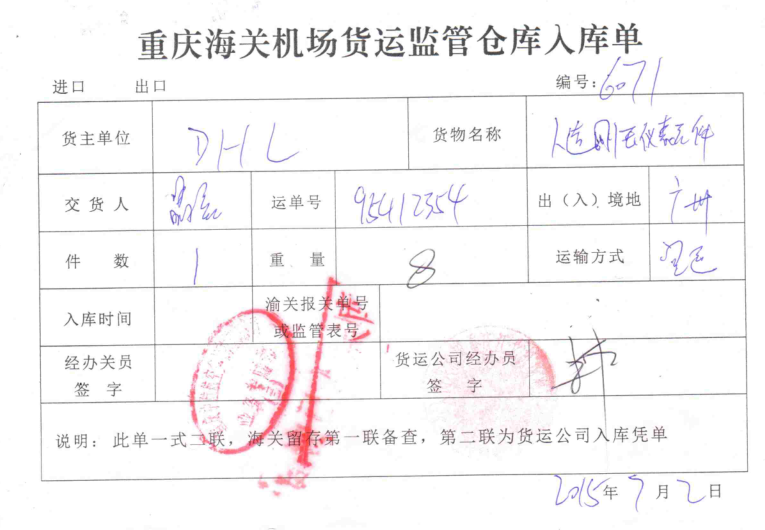
#> input picture test_data/corr_test_4.png, 765 x 530 px
$ python -i image_deal_test.py   (imports and definitions only)
#> lines starting #> are read from the running program, lines starting #| are printed output that depends on the picture; after the words box and inside, x2 and y2 are one past the last pixel; in counts of white or black regions, pixels touching at a corner belong together
#> further down, picture is the input picture: shape (530, 765, 3); mean B, G, R 246, 245.1, 247.2
# encoding: utf-8

import cv2
from PIL import Image
import matplotlib.pyplot as plt

import math
import random
import numpy as np
from scipy import misc, ndimage


def image_crop(Image, topX, topY, Width, Height):
    #box = (topX, topY, topX + Width, topY + Height)
    #region = Image.crop(box)
    region = Image[topY:topY+Height, topX:topX+Width]
    print(region.shape)
    return region


def image_correction(Image):
    gray = cv2.cvtColor(Image,cv2.COLOR_BGR2GRAY)
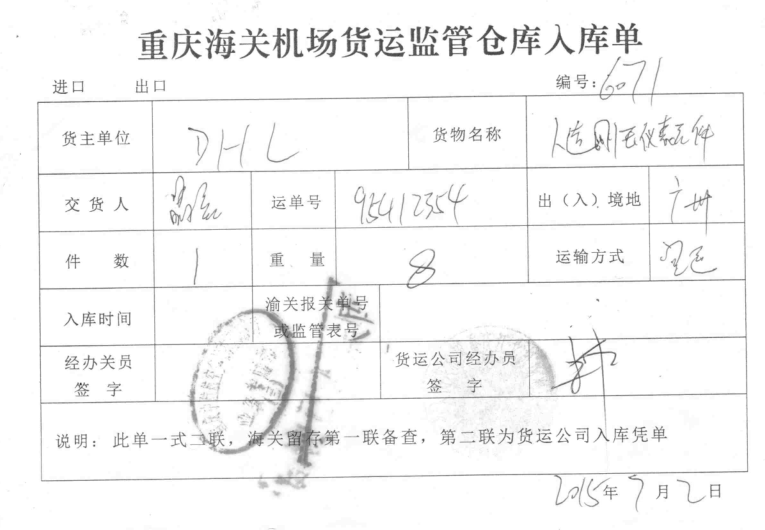
#> gray: shape (530, 765); min 62, max 255, mean 245.8
    blurred = cv2.GaussianBlur(gray, (5,5),0)
    edges = cv2.Canny(blurred,50,150)
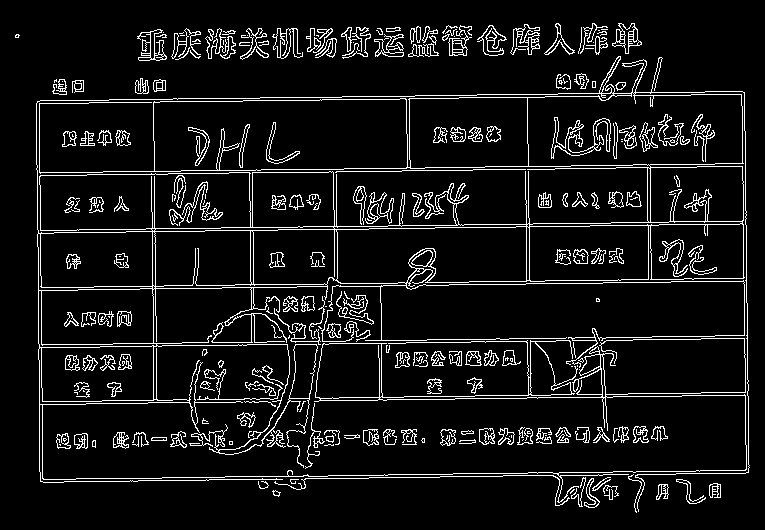
#> edges: shape (530, 765); 8.1% white in thin lines or dots, all inside (x1, y1, x2, y2) = (15, 23, 750, 513)
    lines = cv2.HoughLines(edges,1,np.pi/180,0)
    print(lines.shape)
#| (20015, 1, 2)
    rotate_angle= 0
    for rho,theta in lines[0]:
        a = np.cos(theta)
        b = np.sin(theta)
        x0 = a*rho
        y0 = b*rho
        x1 = int(x0 + 1000*(-b))
        y1 = int(y0 + 1000*(a))
        x2 = int(x0 - 1000*(-b))
        y2 = int(y0 - 1000*(a))
        #cv2.line(Image, (x1, y1), (x2, y2), (0, 0, 255), 1)
        if x1 == x2 or y1 == y2:
            continue
        t = float(y2-y1)/(x2-x1)
        rotate_angle = math.degrees(math.atan(t))
        if rotate_angle > 45:
            rotate_angle = -90 + rotate_angle
        elif rotate_angle < -45:
            rotate_angle = 90 + rotate_angle
#> this loop made 1 pass
#> (rho, theta, a, b, x0, y0, x1, y1) on pass 1: (348, 1.55, 0.0175, 1, 6.07, 347.9, -993, 365)
    rotate_img = ndimage.rotate(Image, rotate_angle)
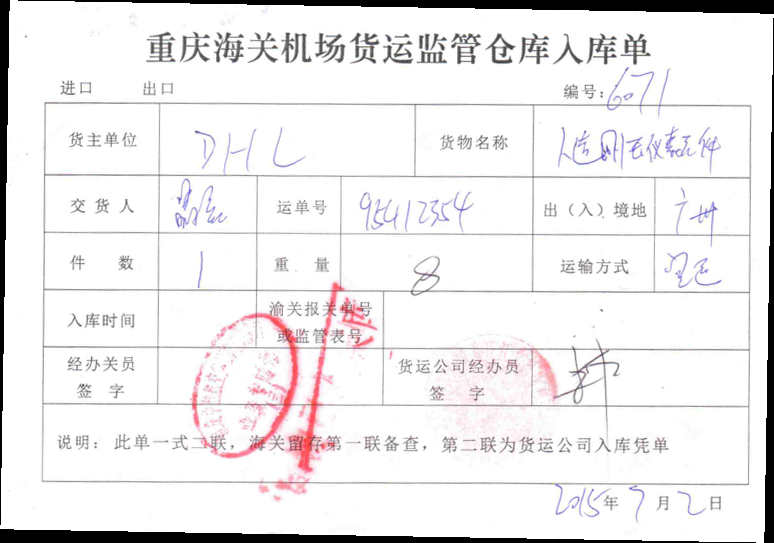
#> rotate_img: shape (543, 774, 3); mean B, G, R 236.5, 235.5, 237.6
    plt.imshow(rotate_img)
    plt.show()

def image_correction_1(image):
    gray = cv2.cvtColor(image,cv2.COLOR_BGR2GRAY) # 图像变灰
    ret, thresh = cv2.threshold(gray, 0, 255, cv2.THRESH_BINARY_INV|cv2.THRESH_OTSU) # 二值化处理，像素取反，变成白字黑底
    # 计算包含了背旋转文本的最小边框
    coords = np.column_stack(np.where(thresh > 0))
    angle = cv2.minAreaRect(coords)[-1]# 给出包含整个文字区域的矩形边框， 这个边框的旋转角度和图中文本的旋转角度一直
    print(angle)
    angle = -(90 + angle) if angle < -45 else -angle # 调整角度，角度小于-45，在原来的角度上增加90度，角度大于-45，直接对角度反转
    print(angle)
    # 执行放射变换
    h, w = image.shape[:2]
    center = (w//2, h//2)
    M = cv2.getRotationMatrix2D(center, angle, 1.0)
    rotated = cv2.warpAffine(image, M, (w, h), flags = cv2.INTER_CUBIC, borderMode=cv2.BORDER_REPLICATE)
    #cv2.putText(rotated, 'Angle:{:.2f} degress'.format(angle), (10,30), cv2.FONT_HERSHEY_SIMPLEX, 0.7, (0, 0, 255), 2)
    #plt.imshow(rotated)
    #plt.show()
    return rotated

def image_correctioin_2(image):
    img = cv2.GaussianBlur(image,(3,3),0)
    gray = cv2.cvtColor(img,cv2.COLOR_BGR2GRAY)
    edges = cv2.Canny(gray,50,250,apertureSize = 3)
    lines = cv2.HoughLinesP(edges,1,np.pi/180,50,minLineLength=90,maxLineGap=10)
    for x1,y1,x2,y2 in lines[0]:
        cv2.line(result1,(x1,y1),(x2,y2),(0,0,255),1)
    cv2.circle(result2,(207,151),2,(0,255,0),2)
    cv2.circle(result2,(517,285),2,(0,255,0),2)
    cv2.circle(result2,(17,601),2,(0,255,0),2)
    cv2.circle(result2,(343,731),2,(0,255,0),2)

    cv2.imshow('edges', edges)
    cv2.waitKey(0)
    cv2.destroyAllWindows()

# [7 lines not run here, left out]

    # [6 lines of commented-out code are left out]

>>> import cv2
>>> picture = cv2.imread('../test_data/corr_test_4.png')
>>> result = image_correction(picture)

$ run again, on test_data/E_frameweb.png
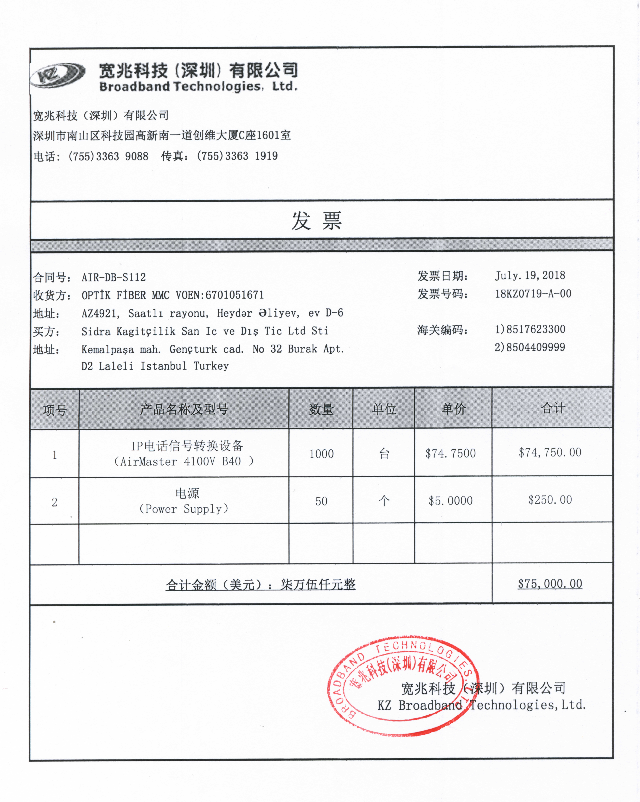
#> input picture test_data/E_frameweb.png, 640 x 802 px
#> picture is the input picture: shape (802, 640, 3); mean B, G, R 239, 238.2, 238.4
#> in image_correction, `blurred = cv2.GaussianBlur(gray, (5,5),0)`:
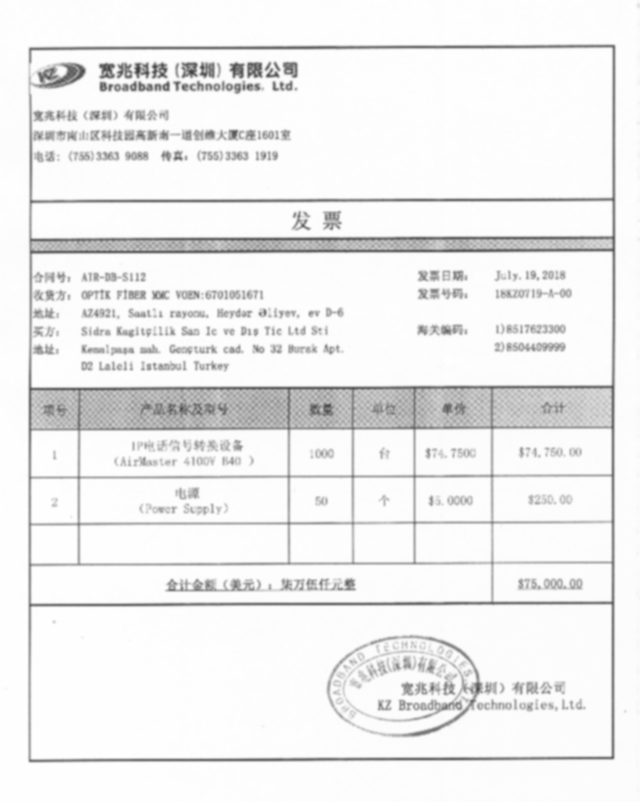
#> blurred: shape (802, 640); min 64, max 255, mean 238.4
#> in image_correction, `edges = cv2.Canny(blurred,50,150)`:
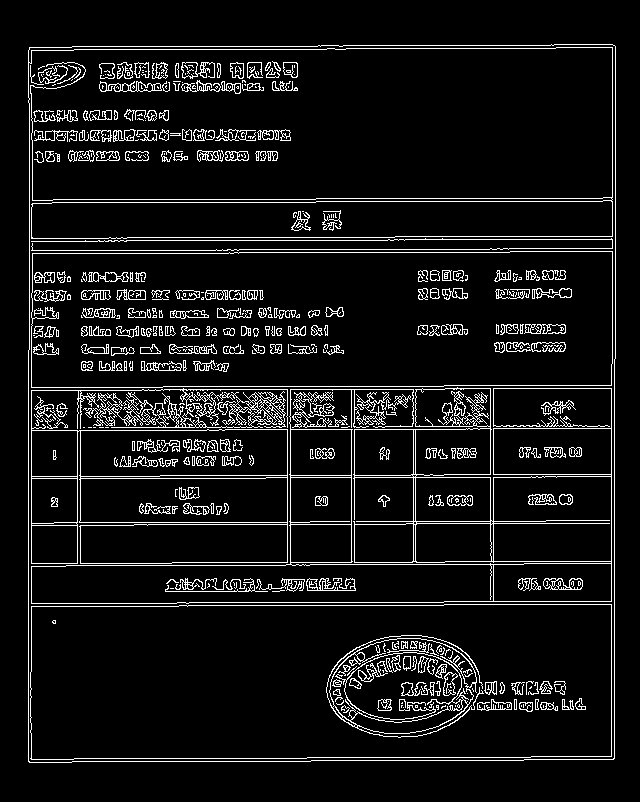
#> edges: shape (802, 640); 7.9% white in thin lines or dots, all inside (x1, y1, x2, y2) = (28, 44, 616, 763)
#| (23785, 1, 2)
#> the loop in image_correction, `for rho,theta in lines[0]:` made 1 pass
#> (rho, theta, a, b, x0, y0, x1, y1) on pass 1: (31, 0, 1, 0, 31, 0, 31, 1000)

$ run again, on test_data/corr_test_1.png
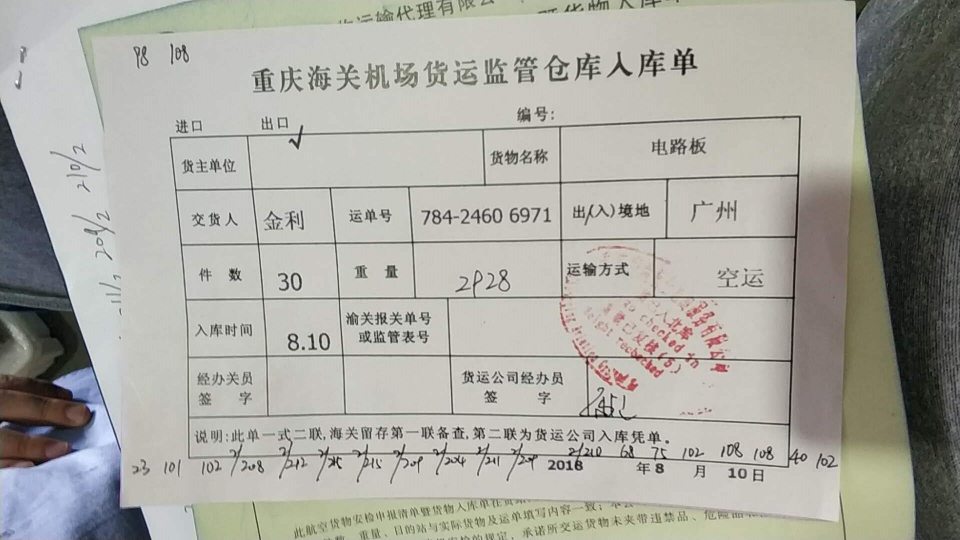
#> input picture test_data/corr_test_1.png, 1920 x 1080 px (shown at 1/2 size)
#> picture is the input picture: shape (1080, 1920, 3); mean B, G, R 160.8, 167.7, 168.5
#> in image_correction, `edges = cv2.Canny(blurred,50,150)`:
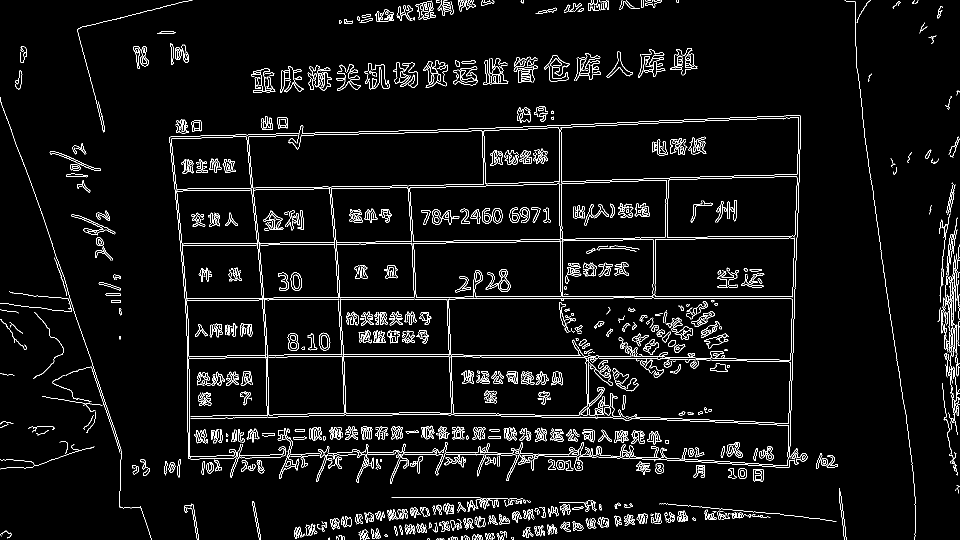
#> edges: shape (1080, 1920) (shown at 1/2 size); 4.3% white in thin lines or dots
#| (47065, 1, 2)
#> the loop in image_correction, `for rho,theta in lines[0]:` made 1 pass
#> (rho, theta, a, b, x0, y0, x1, y1) on pass 1: (596, 1.57, -4.37e-08, 1, -2.61e-05, 596, -1000, 595)
#> in image_correction, `rotate_img = ndimage.rotate(Image, rotate_angle)`:
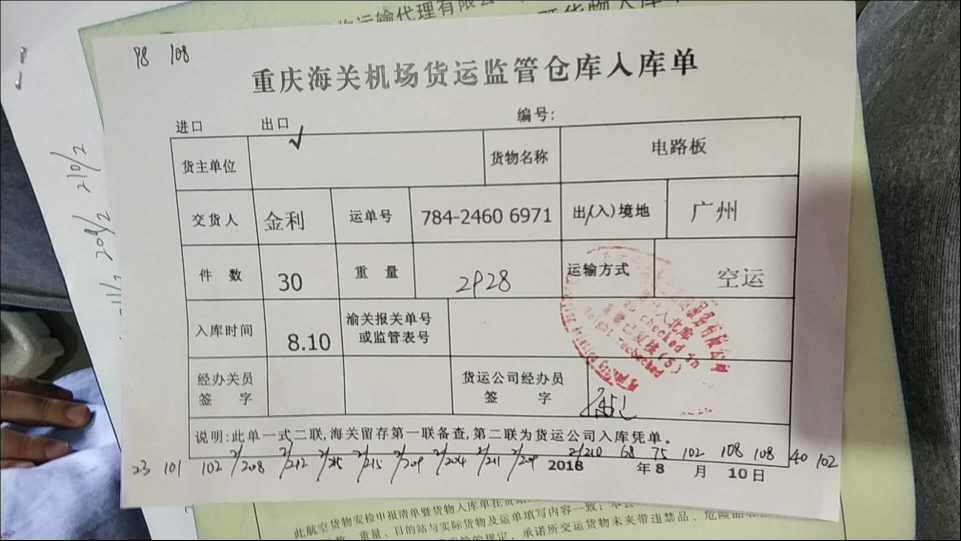
#> rotate_img: shape (1081, 1921, 3) (shown at 1/2 size); mean B, G, R 160.4, 167.3, 168.1

$ run again, on test_data/corr_test_2.png
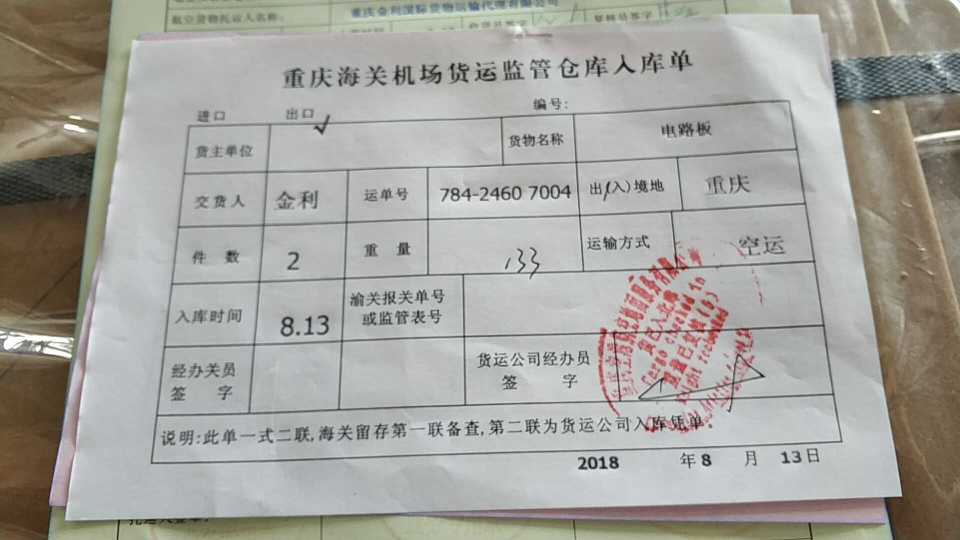
#> input picture test_data/corr_test_2.png, 1920 x 1080 px (shown at 1/2 size)
#> picture is the input picture: shape (1080, 1920, 3); mean B, G, R 157.3, 162.8, 164.2
#> in image_correction, `edges = cv2.Canny(blurred,50,150)`:
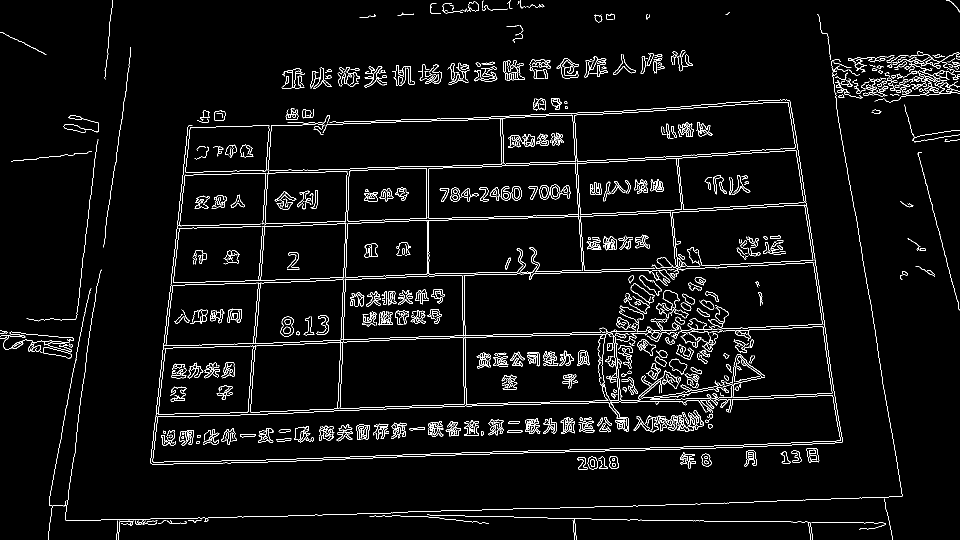
#> edges: shape (1080, 1920) (shown at 1/2 size); 3.8% white in thin lines or dots
#| (47861, 1, 2)
#> the loop in image_correction, `for rho,theta in lines[0]:` made 1 pass
#> (rho, theta, a, b, x0, y0, x1, y1) on pass 1: (941, 1.54, 0.0349, 0.999, 32.84, 940.4, -966, 975)
#> in image_correction, `rotate_img = ndimage.rotate(Image, rotate_angle)`:
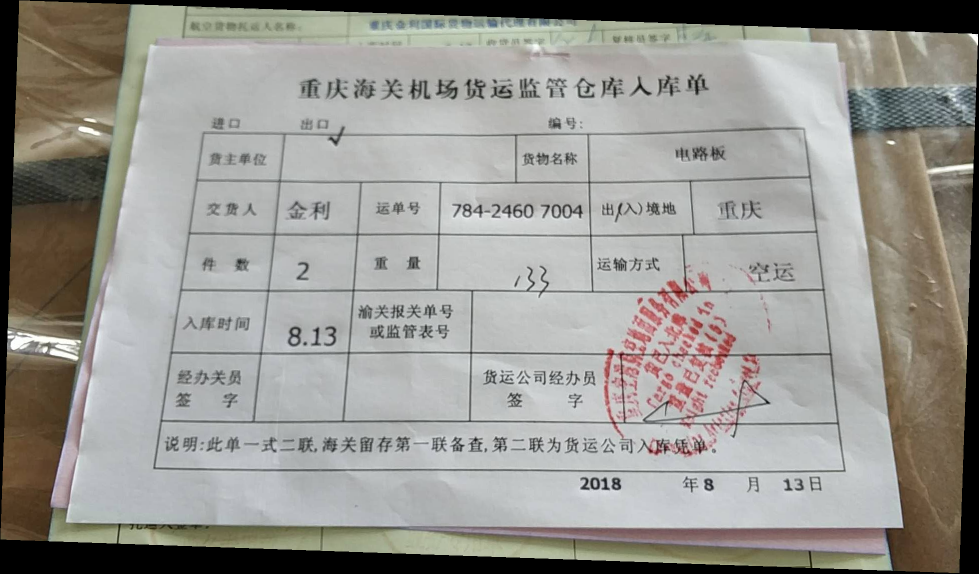
#> rotate_img: shape (1147, 1957, 3) (shown at 1/2 size); mean B, G, R 145.1, 150.2, 151.5
